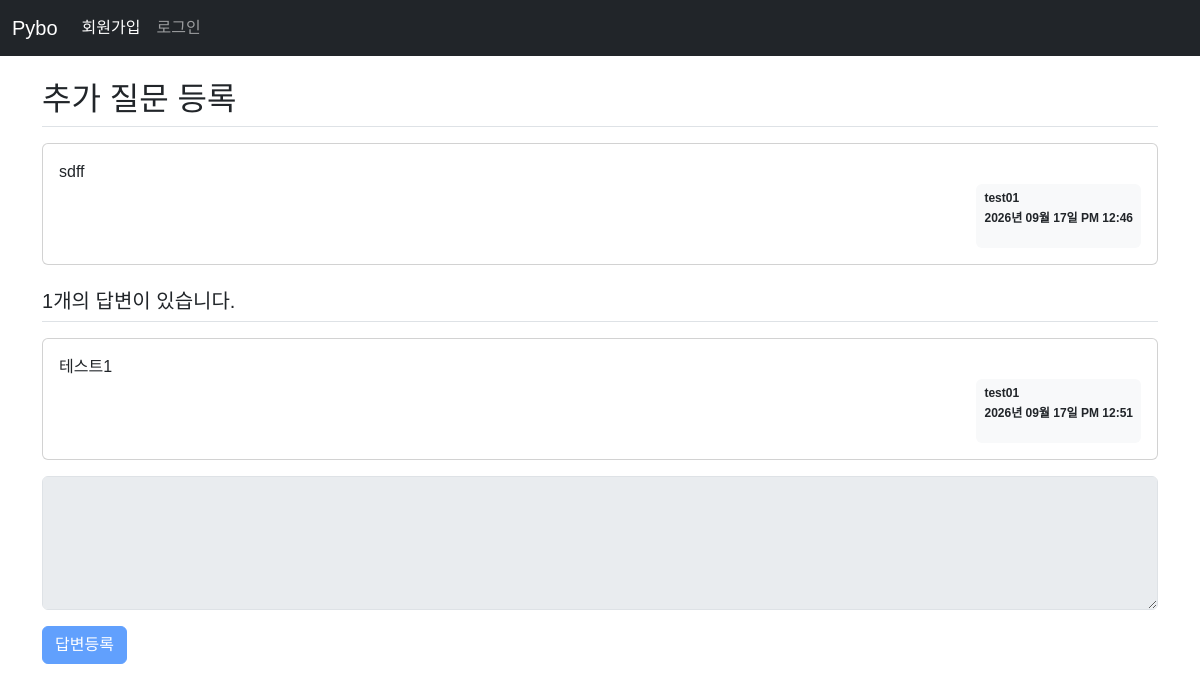
Page /question/detail/604 on the committed database.
### pybo/models.py (models this page shows)
class Question(db.Model):
    id = db.Column(db.Integer, primary_key=True)
    subject = db.Column(db.String(200), nullable=False)
    content = db.Column(db.Text, nullable=False)
    create_date = db.Column(db.DateTime, nullable=False)
    user_id = db.Column(db.Integer, db.ForeignKey('user.id', ondelete='CASCADE'), nullable=False)
    user = db.relationship('User', backref=db.backref('question_set'))

class User(db.Model):
    id = db.Column(db.Integer, primary_key=True)
    username = db.Column(db.String(150), unique=True, nullable=False)
    password = db.Column(db.String(200), nullable=False)
    email = db.Column(db.String(120), unique=True, nullable=False)

class Answer(db.Model):
    id = db.Column(db.Integer, primary_key=True)
    question_id = db.Column(db.Integer, db.ForeignKey('question.id', ondelete='CASCADE'))
    question = db.relationship(Question, backref=db.backref('answer_set'))
    content = db.Column(db.Text, nullable=False)
    create_date = db.Column(db.DateTime, nullable=False)
    user_id = db.Column(db.Integer, db.ForeignKey('user.id', ondelete='CASCADE'), nullable=False)
    user = db.relationship('User', backref=db.backref('answer_set'))

### pybo/views/question_views.py (the view)
@bp.route('/detail/<int:question_id>')
def detail(question_id):
    form = AnswerForm() # 질문 상세 탬플릿에 폼 추가
    question = Question.query.get_or_404(question_id)
    return render_template('question/question_detail.html', question=question, form=form)

### pybo/forms.py
class AnswerForm(FlaskForm):
    content = TextAreaField('내용', validators=[DataRequired('내용은 필수 입력 항목입니다.')])
    submit = SubmitField('답변등록')

### pybo/filter.py (called while the page is built)
def format_datetime(value, fmt:str='%Y년 %m월 %d일 %p %I:%M'):
    return value.strftime(fmt)

### pybo/views/auth_views.py (called while the page is built)
@bp.before_app_request
def load_logged_in_user():
    user_id = session.get('user_id')
    if user_id is None:
        g.user = None
    else:
        g.user = User.query.get(user_id)

### pybo/templates/question/question_detail.html (shortened to what this page needs)
{% extends 'base.html' %}
{% block content %}
<div class="container my-3">
    <h2 class="border-bottom py-2">{{ question.subject }}</h2>
    <div class="card my-3">
        <div class="card-body">
            <div class="card-text" style="white-space: pre-line;">{{ question.content }}</div>
            <div class="d-flex justify-content-end">
                <div class="badge bg-light text-dark p-2">
                    <p class="mb-2 text-start">{{ question.user.username }}</p>
                    <p>{{ question.create_date | datetime }}</p>
                </div>
            </div>
        </div>
    </div>
    <h5 class="border-bottom my-3 py-2">{{ question.answer_set|length }}개의 답변이 있습니다.</h5>
    {% for answer in question.answer_set %}
    <div class="card my-3">
        <div class="card-body">
            <div class="card-text" style="white-space: pre-line;">{{ answer.content }}</div>
            <div class="d-flex justify-content-end">
                <div class="badge bg-light text-dark p-2">
                    <p class="mb-2 text-start">{{ answer.user.username }}</p>
                    <p>{{ answer.create_date | datetime }}</p>
                </div>
            </div>
        </div>
    </div>
    {% endfor %}
    <form action="{{ url_for('answer.create', question_id=question.id) }}" method="post" class="my-3" novalidate>
        <div class="mb-3">
            {{ form.content(class='form-control', rows='5', disabled=(not g.user)) }}
        </div>
        {{ form.submit(class="btn btn-primary", disabled=(not g.user)) }}
    </form>
</div>
{% endblock %}

### pybo/static/style.css (style rules this page uses)
body { font-family: "Noto Sans KR", sans-serif; font-weight: 400; }

### rows in the picture
Question: subject "추가 질문 등록", content "sdff", create_date "2026년 09월 17일 PM 12:46"
User: user.username "test01"
Answer: content "테스트1", user.username "test01", create_date "2026년 09월 17일 PM 12:51"

### other values in the picture
{{ question.answer_set|length }} "1"
